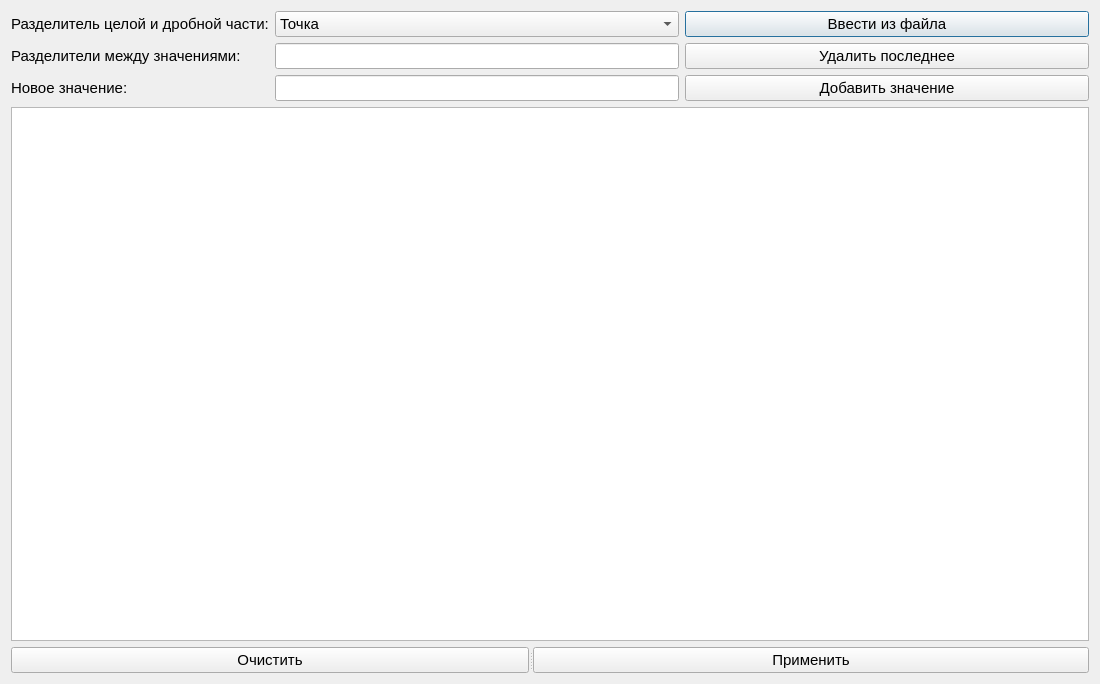
<?xml version="1.0" encoding="UTF-8"?>
<ui version="4.0">
 <class>LoadDataWindow</class>
 <widget class="QDialog" name="LoadDataWindow">
  <property name="geometry">
   <rect>
    <x>0</x>
    <y>0</y>
    <width>1100</width>
    <height>684</height>
   </rect>
  </property>
  <property name="font">
   <font>
    <pointsize>11</pointsize>
   </font>
  </property>
  <property name="windowTitle">
   <string>Ввод данных</string>
  </property>
  <layout class="QGridLayout" name="gridLayout">
   <item row="0" column="0">
    <widget class="QLabel" name="label">
     <property name="sizePolicy">
      <sizepolicy hsizetype="Fixed" vsizetype="Preferred">
       <horstretch>0</horstretch>
       <verstretch>0</verstretch>
      </sizepolicy>
     </property>
     <property name="text">
      <string>Разделитель целой и дробной части:</string>
     </property>
    </widget>
   </item>
   <item row="0" column="1">
    <widget class="QComboBox" name="decimalDivider">
     <property name="toolTip">
      <string>Символ, отделяющий целую часть числа от дробной</string>
     </property>
     <item>
      <property name="text">
       <string>Точка</string>
      </property>
     </item>
     <item>
      <property name="text">
       <string>Запятая</string>
      </property>
     </item>
    </widget>
   </item>
   <item row="0" column="2">
    <widget class="QPushButton" name="pushButton">
     <property name="toolTip">
      <string>Ввести числовой ряд из файла с указанными разделителями</string>
     </property>
     <property name="text">
      <string>Ввести из файла</string>
     </property>
    </widget>
   </item>
   <item row="1" column="0">
    <widget class="QLabel" name="label_3">
     <property name="sizePolicy">
      <sizepolicy hsizetype="Fixed" vsizetype="Preferred">
       <horstretch>0</horstretch>
       <verstretch>0</verstretch>
      </sizepolicy>
     </property>
     <property name="text">
      <string>Разделители между значениями:</string>
     </property>
    </widget>
   </item>
   <item row="1" column="1">
    <widget class="QLineEdit" name="dividers">
     <property name="toolTip">
      <string>Набор символов за исключением пробела, табуляции и перевода строки, которые могут отделять значения числового ряда в файле друг от друга</string>
     </property>
    </widget>
   </item>
   <item row="1" column="2">
    <widget class="QPushButton" name="deleteLastButton">
     <property name="sizePolicy">
      <sizepolicy hsizetype="Expanding" vsizetype="Fixed">
       <horstretch>0</horstretch>
       <verstretch>0</verstretch>
      </sizepolicy>
     </property>
     <property name="toolTip">
      <string>Удалить последнее значение из числового ряда</string>
     </property>
     <property name="text">
      <string>Удалить последнее</string>
     </property>
    </widget>
   </item>
   <item row="2" column="0">
    <widget class="QLabel" name="label_2">
     <property name="sizePolicy">
      <sizepolicy hsizetype="Fixed" vsizetype="Preferred">
       <horstretch>0</horstretch>
       <verstretch>0</verstretch>
      </sizepolicy>
     </property>
     <property name="text">
      <string>Новое значение:</string>
     </property>
    </widget>
   </item>
   <item row="2" column="1">
    <widget class="QLineEdit" name="newValue">
     <property name="toolTip">
      <string>Значение, которое будет добавлено в конец имеющегося временного ряда при нажатии кнопки &quot;Добавить значение&quot;</string>
     </property>
    </widget>
   </item>
   <item row="2" column="2">
    <widget class="QPushButton" name="addButton">
     <property name="toolTip">
      <string>Добавить значение указанное в поле &quot;Новое значение&quot; (Enter)</string>
     </property>
     <property name="text">
      <string>Добавить значение</string>
     </property>
     <property name="shortcut">
      <string>Return</string>
     </property>
    </widget>
   </item>
   <item row="3" column="0" colspan="3">
    <widget class="QTextEdit" name="data">
     <property name="readOnly">
      <bool>true</bool>
     </property>
     <property name="html">
      <string>&lt;!DOCTYPE HTML PUBLIC &quot;-//W3C//DTD HTML 4.0//EN&quot; &quot;http://www.w3.org/TR/REC-html40/strict.dtd&quot;&gt;
&lt;html&gt;&lt;head&gt;&lt;meta name=&quot;qrichtext&quot; content=&quot;1&quot; /&gt;&lt;meta charset=&quot;utf-8&quot; /&gt;&lt;style type=&quot;text/css&quot;&gt;
p, li { white-space: pre-wrap; }
hr { height: 1px; border-width: 0; }
li.unchecked::marker { content: &quot;\2610&quot;; }
li.checked::marker { content: &quot;\2612&quot;; }
&lt;/style&gt;&lt;/head&gt;&lt;body style=&quot; font-family:'Segoe UI'; font-size:11pt; font-weight:400; font-style:normal;&quot;&gt;
&lt;p style=&quot;-qt-paragraph-type:empty; margin-top:0px; margin-bottom:0px; margin-left:0px; margin-right:0px; -qt-block-indent:0; text-indent:0px; font-size:9pt;&quot;&gt;&lt;br /&gt;&lt;/p&gt;&lt;/body&gt;&lt;/html&gt;</string>
     </property>
    </widget>
   </item>
   <item row="4" column="0" colspan="3">
    <widget class="QSplitter" name="splitter">
     <property name="orientation">
      <enum>Qt::Horizontal</enum>
     </property>
     <widget class="QPushButton" name="clear">
      <property name="toolTip">
       <string>Очистить данные</string>
      </property>
      <property name="text">
       <string>Очистить</string>
      </property>
     </widget>
     <widget class="QPushButton" name="pushButton_3">
      <property name="toolTip">
       <string>Применить</string>
      </property>
      <property name="text">
       <string>Применить</string>
      </property>
     </widget>
    </widget>
   </item>
  </layout>
 </widget>
 <resources/>
 <connections/>
</ui>
